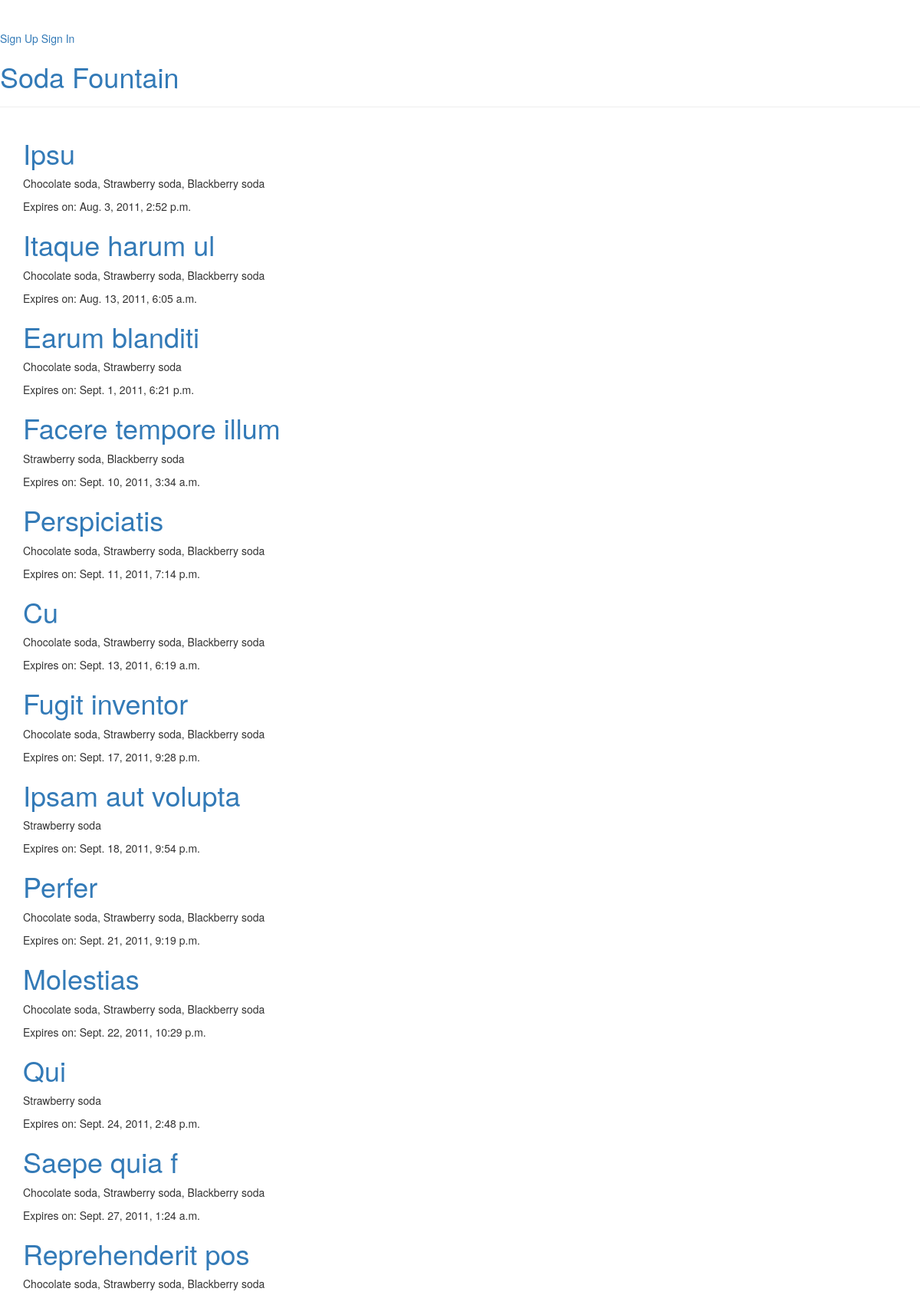
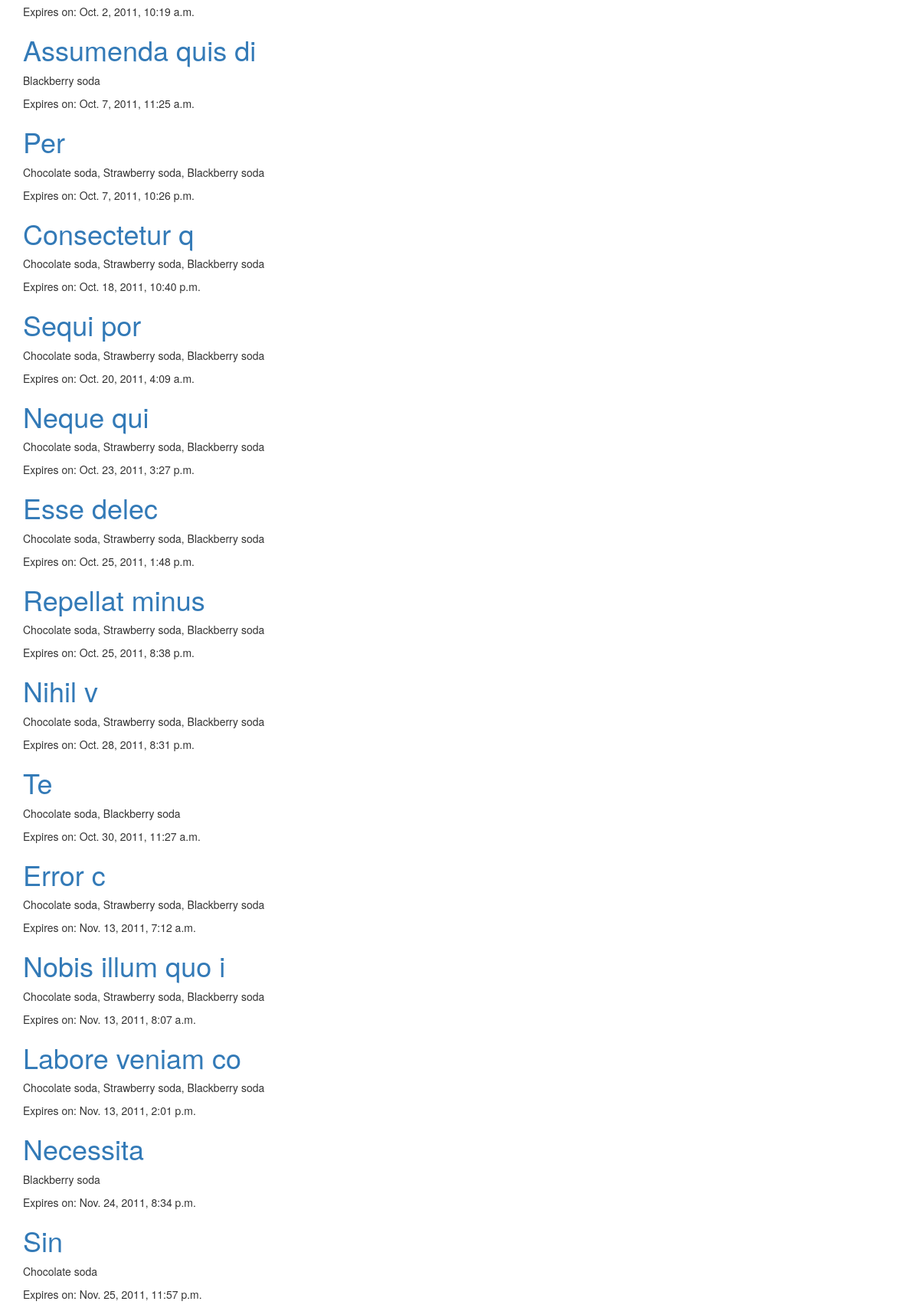
The page / (upper part) on the database its author committed (2 pictures, top to bottom).
### menu/models.py (models this page shows, shortened)
class Menu(models.Model):
    season = models.CharField(max_length=20)
    items = models.ManyToManyField('Item', related_name='items')
    created_date = models.DateTimeField(
            default=timezone.now)
    expiration_date = models.DateTimeField(
            blank=True, null=True)

class Item(models.Model):
    name = models.CharField(max_length=200)
    description = models.TextField()
    chef = models.ForeignKey('auth.User', on_delete=models.CASCADE)
    created_date = models.DateTimeField(
            default=timezone.now)
    standard = models.BooleanField(default=False)
    ingredients = models.ManyToManyField('Ingredient')
    def __str__(self):
        return self.name

### menu/views.py (the view)
# urls.py: url(r'^$', views.menu_list, name='menu_list'),
def menu_list(request):
    all_menus = Menu.objects.filter(expiration_date__lte=timezone.now())\
        .order_by('expiration_date').prefetch_related('items')
    return render(request, 'menu/list_all_current_menus.html',
                  {'menus': all_menus})

### menu/templates/menu/list_all_current_menus.html (shortened to what this page needs)
{% extends "layout.html" %}
{% block body %}
<div class="post">
    {% for menu in menus %}
        <h1>
            <a href="{% url 'menu_detail' pk=menu.pk %}">{{ menu.season }}</a>
        </h1>
        <p>{{ menu.items.all|join:", "}}</p>
        {% if menu.expiration_date %}
        <div class="date">
            Expires on: {{ menu.expiration_date }}
        </div>
        {% endif %}
    {% endfor %}
</div>
{% endblock %}

### templates/layout.html (shortened to what this page needs)
<!DOCTYPE html>
<html lang="en">
    <head>
        <link rel="stylesheet" href="//maxcdn.bootstrapcdn.com/bootstrap/3.2.0/css/bootstrap.min.css">
        <link rel="stylesheet" href="//maxcdn.bootstrapcdn.com/bootstrap/3.2.0/css/bootstrap-theme.min.css">
    </head>
<body>
    <div class="page-header">
        {% if user.is_authenticated %}
            <a href="{% url 'menu_new' %}" class="top-menu"><span class="glyphicon glyphicon-plus"></span></a>
            <a href="{% url 'change_password' %}">Change Password</a>
            <a href="{% url 'sign_out' %}">Sign Out</a>
        {% else %}
            <a href="{% url 'sign_up' %}">Sign Up</a>
            <a href="{% url 'sign_in' %}">Sign In</a>
        {% endif %}
        <h1><a href="/">Soda Fountain</a></h1>
    </div>
    <div class="content container">
        <div class="row">
            <div class="col-md-8">
{% block body %}
{% endblock %}
            </div>
        </div>
    </div>
</body>
</html>

### rows shown on the page
Menu: season "Ipsu", items.all "Chocolate soda, Strawberry soda, Blackberry soda", expiration_date "Aug. 3, 2011, 2:52 p.m."
Menu: season "Itaque harum ul", items.all "Chocolate soda, Strawberry soda, Blackberry soda", expiration_date "Aug. 13, 2011, 6:05 a.m."
Menu: season "Earum blanditi", items.all "Chocolate soda, Strawberry soda", expiration_date "Sept. 1, 2011, 6:21 p.m."
Menu: season "Facere tempore illum", items.all "Strawberry soda, Blackberry soda", expiration_date "Sept. 10, 2011, 3:34 a.m."
Menu: season "Perspiciatis", items.all "Chocolate soda, Strawberry soda, Blackberry soda", expiration_date "Sept. 11, 2011, 7:14 p.m."
Menu: season "Cu", items.all "Chocolate soda, Strawberry soda, Blackberry soda", expiration_date "Sept. 13, 2011, 6:19 a.m."
Menu: season "Fugit inventor", items.all "Chocolate soda, Strawberry soda, Blackberry soda", expiration_date "Sept. 17, 2011, 9:28 p.m."
Menu: season "Ipsam aut volupta", items.all "Strawberry soda", expiration_date "Sept. 18, 2011, 9:54 p.m."
Menu: season "Perfer", items.all "Chocolate soda, Strawberry soda, Blackberry soda", expiration_date "Sept. 21, 2011, 9:19 p.m."
Menu: season "Molestias", items.all "Chocolate soda, Strawberry soda, Blackberry soda", expiration_date "Sept. 22, 2011, 10:29 p.m."
Menu: season "Qui", items.all "Strawberry soda", expiration_date "Sept. 24, 2011, 2:48 p.m."
Menu: season "Saepe quia f", items.all "Chocolate soda, Strawberry soda, Blackberry soda", expiration_date "Sept. 27, 2011, 1:24 a.m."
Menu: season "Reprehenderit pos", items.all "Chocolate soda, Strawberry soda, Blackberry soda", expiration_date "Oct. 2, 2011, 10:19 a.m."
Menu: season "Assumenda quis di", items.all "Blackberry soda", expiration_date "Oct. 7, 2011, 11:25 a.m."
Menu: season "Per", items.all "Chocolate soda, Strawberry soda, Blackberry soda", expiration_date "Oct. 7, 2011, 10:26 p.m."
Menu: season "Consectetur q", items.all "Chocolate soda, Strawberry soda, Blackberry soda", expiration_date "Oct. 18, 2011, 10:40 p.m."
Menu: season "Sequi por", items.all "Chocolate soda, Strawberry soda, Blackberry soda", expiration_date "Oct. 20, 2011, 4:09 a.m."
Menu: season "Neque qui", items.all "Chocolate soda, Strawberry soda, Blackberry soda", expiration_date "Oct. 23, 2011, 3:27 p.m."
Menu: season "Esse delec", items.all "Chocolate soda, Strawberry soda, Blackberry soda", expiration_date "Oct. 25, 2011, 1:48 p.m."
Menu: season "Repellat minus", items.all "Chocolate soda, Strawberry soda, Blackberry soda", expiration_date "Oct. 25, 2011, 8:38 p.m."
Menu: season "Nihil v", items.all "Chocolate soda, Strawberry soda, Blackberry soda", expiration_date "Oct. 28, 2011, 8:31 p.m."
Menu: season "Te", items.all "Chocolate soda, Blackberry soda", expiration_date "Oct. 30, 2011, 11:27 a.m."
Menu: season "Error c", items.all "Chocolate soda, Strawberry soda, Blackberry soda", expiration_date "Nov. 13, 2011, 7:12 a.m."
Menu: season "Nobis illum quo i", items.all "Chocolate soda, Strawberry soda, Blackberry soda", expiration_date "Nov. 13, 2011, 8:07 a.m."
Menu: season "Labore veniam co", items.all "Chocolate soda, Strawberry soda, Blackberry soda", expiration_date "Nov. 13, 2011, 2:01 p.m."
Menu: season "Necessita", items.all "Blackberry soda", expiration_date "Nov. 24, 2011, 8:34 p.m."
Menu: season "Sin", items.all "Chocolate soda", expiration_date "Nov. 25, 2011, 11:57 p.m."
